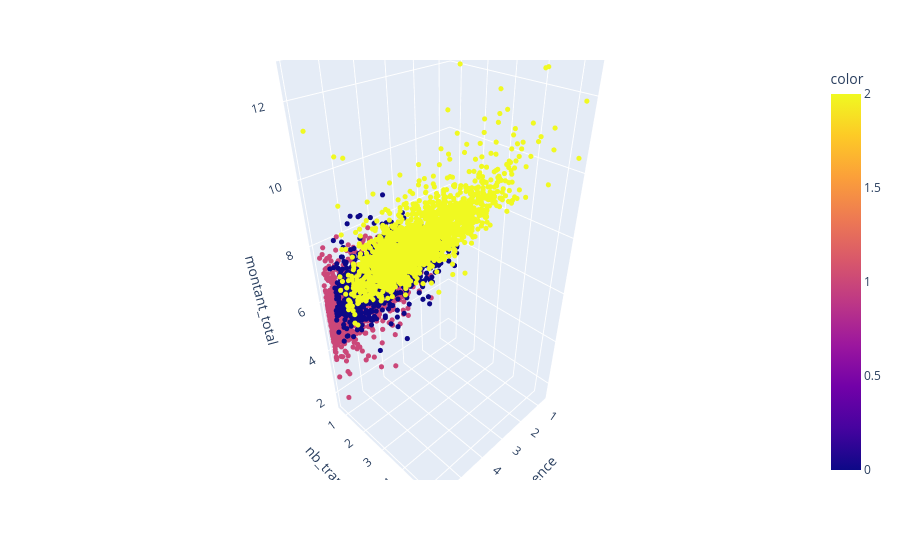

Here is the notebook cell this chart was saved with:
### Code cell
fig = px.scatter_3d(
    data, x="recence", y="nb_transaction", z="montant_total", color=cluster_spectral
)

fig.update_traces(marker_size=3)

fig.show()

### Figure 1 — Plotly figure (JSON) as saved in the notebook; plotly's stock layout.template omitted (floating-point values rounded to 4 significant figures; data arrays with more than 128 entries replaced by an {"elided": "..."} marker saying what was removed)
{"data": [{"hovertemplate": "recence=%{x}<br>nb_transaction=%{y}<br>montant_total=%{z}<br>color=%{marker.color}<extra></extra>", "legendgroup": "", "marker": {"color": {"elided": "4338 int values"}, "coloraxis": "coloraxis", "size": 3, "symbol": "circle"}, "mode": "markers", "name": "", "scene": "scene", "showlegend": false, "type": "scatter3d", "x": {"elided": "4338 float values"}, "y": {"elided": "4338 float values"}, "z": {"elided": "4338 float values"}}], "layout": {"coloraxis": {"colorbar": {"title": {"text": "color"}}, "colorscale": [[0, "#0d0887"], [0.1111, "#46039f"], [0.2222, "#7201a8"], [0.3333, "#9c179e"], [0.4444, "#bd3786"], [0.5556, "#d8576b"], [0.6667, "#ed7953"], [0.7778, "#fb9f3a"], [0.8889, "#fdca26"], [1, "#f0f921"]]}, "legend": {"tracegroupgap": 0}, "margin": {"t": 60}, "scene": {"domain": {"x": [0, 1], "y": [0, 1]}, "xaxis": {"title": {"text": "recence"}}, "yaxis": {"title": {"text": "nb_transaction"}}, "zaxis": {"title": {"text": "montant_total"}}}}}
